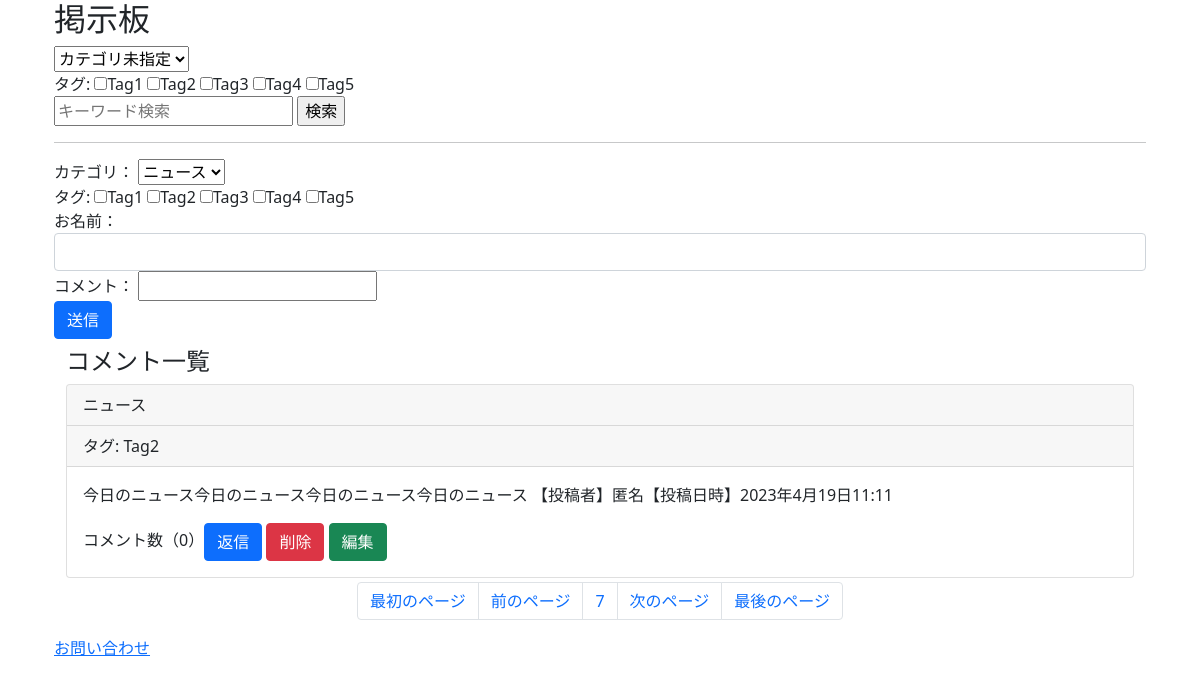
Screenshot of /?page=7 with the database file from the repository.
### bbs/models.py (models this page shows, shortened)
class Tag(models.Model):
    name = models.CharField(verbose_name='タグ名', max_length=20)

class Topic(models.Model):
    category = models.ForeignKey(Category, verbose_name='カテゴリ', on_delete=models.CASCADE, null=True, blank=True)
    tag = models.ManyToManyField(Tag, verbose_name='タグ', blank=True)
    comment = models.TextField(verbose_name='コメント')
    name = models.CharField(verbose_name="名前", max_length=20, default="匿名")
    created_at = models.DateTimeField(auto_now_add=True)
    def reply_amount(self):
        return Reply.objects.filter(target=self.id).count()

class Category(models.Model):
    name = models.CharField(verbose_name='カテゴリ名', max_length=20)
    def str_id(self):
        return str(self.id)
    def topic_amount(self):
        return Topic.objects.filter(category=self.id).count()
    class Meta:
        verbose_name_plural = 'Categories'

### bbs/views.py (the view, shortened to what this page needs)
class IndexView(View):
    def get(self, request, *args, **kwargs):
        query = Q()
        if 'search' in request.GET:
            words = request.GET['search'].replace(' ', '　').replace('、', '　').replace(',', '　').split('　')
            for word in words:
                if word == '':
                    continue
                query &= Q(comment__icontains=word)
        form = TopicCategoryForm(request.GET)
        if form.is_valid():
            cleaned = form.clean()  # fieldsで指定したフィールドを全て型変換{'category': Categoryのオブジェクト}
            if cleaned['category']:  # if文がないとカテゴリ未指定のデータだけ出てくる
                query &= Q(category=cleaned['category'])
        topics = Topic.objects.filter(query).order_by('-created_at')
        form = TopicTagForm(request.GET)
        if form.is_valid():
            cleaned = form.clean()
            selected_tags = cleaned['tag']
            for tag in selected_tags:
                new_topics = []
                for topic in topics:
                    if tag in topic.tag.all():
                        new_topics.append(topic)
                topics = new_topics
        paginator = Paginator(topics, 2)
        if 'page' in request.GET:
            topics = paginator.get_page(request.GET['page'])
        else:
            topics = paginator.get_page(1)
        categories = Category.objects.all()
        tags = Tag.objects.all()
        form = TopicForm
        context = {'topics': topics, 'categories': categories, 'tags': tags, 'form': form}
        return render(request, 'bbs/index.html', context)

### bbs/templatetags/param_change.py (called while the page is built)
@register.simple_tag()
def url_replace(request, key, value):
    copied = request.GET.copy()
    copied[key] = value
    return copied.urlencode()

### templates/bbs/index.html (shortened to what this page needs)
{% load param_change %}
<!DOCTYPE html>
<html lang="ja">
<head>
    <link href="https://cdn.jsdelivr.net/npm/bootstrap@5.0.2/dist/css/bootstrap.min.css" rel="stylesheet">
</head>
<body>
    <main class="container">
        <div class="container">
            <h2>掲示板</h2>
            <form method="get">
                <select name="category">
                    <option value="">カテゴリ未指定</option>
                </select>
                <div>
                    タグ:
                    {% for tag in tags %}
                    <label><input type="checkbox" name="tag" value="{{ tag.id }}">{{ tag.name }}</label>
                    {% endfor %}
                </div>
                <input type="text" name="search" placeholder="キーワード検索" value="{{ request.GET.search }}">
                <input type="submit" value="検索">
            </form>
            <hr>
            <form method="POST">
                <div class="form-group">
                    <label for="name">カテゴリ：</label>
                    <select name="category">
                        {% for category in categories %}
                        <option value="{{ category.id }}">{{ category.name }}</option>
                        {% endfor %}
                    </select>
                </div>
                <div>
                    タグ:
                    {% for tag in tags %}
                    <label><input type="checkbox" name="tag" value="{{ tag.id }}">{{ tag.name }}</label>
                    {% endfor %}
                </div>
                <div class="form-group">
                    <label for="name">お名前：</label>
                    <input type="text" class="form-control" name="name">
                </div>
                <div class="form-group">
                    <label for="comment">コメント：</label>
                    {{ form.comment }}
                </div>
                <button class="btn btn-primary" type="submit">送信</button>
            </form>
            <div class="container">
                <h4 class="my-2">コメント一覧</h4>
                {% for topic in topics %}
                <div class="card mb-1">
                    <div class="card-header">{{ topic.category.name }}</div>
                    <div class="card-header">タグ: {% for tag in topic.tag.all %}{{ tag.name }} {% endfor %}</div>
                    <div class="card-body">
                        <p class="card-text">{{ topic.comment|safe }}     【投稿者】{{ topic.name }}【投稿日時】{{ topic.created_at }}</p>
                        コメント数（{{ topic.reply_amount }}）<a class="btn btn-primary" href="{% url 'bbs:reply' topic.id %}">返信</a>
                        <form action="{% url 'bbs:topic_delete' topic.id %}" method="post" style="display:inline-block;" onsubmit="if(confirm('本当に削除しますか？')){ return true } else { return false };">
                            <input class="btn btn-danger" type="submit" value="削除">
                        </form>
                        <a class="btn btn-success" href="{% url 'bbs:topic_edit' topic.id %}">編集</a>
                    </div>
                </div>
                {% endfor %}
                <ul class="pagination justify-content-center">
                    {% if topics.has_previous %}
                    <li class="page-item"><a class="page-link" href="?{% url_replace request 'page' '1' %}">最初のページ</a></li>
                    <li class="page-item"><a class="page-link" href="?{% url_replace request 'page' topics.previous_page_number %}">前のページ</a></li>
                    {% else %}
                    <li class="page-item"><a class="page-link">最初のページ</a></li>
                    <li class="page-item"><a class="page-link">前のページ</a></li>
                    {% endif %}
                    <li class="page-item"><a class="page-link">{{ topics.number }}</a></li>
                    {% if topics.has_next %}
                    <li class="page-item"><a class="page-link" href="?{% url_replace request 'page' topics.next_page_number %}">次のページ</a></li>
                    <li class="page-item"><a class="page-link" href="?{% url_replace request 'page' topics.paginator.num_pages %}">最後のページ</a></li>
                    {% else %}
                    <li class="page-item"><a class="page-link">次のページ</a></li>
                    <li class="page-item"><a class="page-link">最後のページ</a></li>
                    {% endif %}
                </ul>
            </div>
            <a href="{% url 'bbs:contacts' %}">お問い合わせ</a>
        </div>
    </main>
</body>
</html>

### rows the page displays
Tag: name "Tag1"
Tag: name "Tag2"
Tag: name "Tag3"
Tag: name "Tag4"
Tag: name "Tag5"
Topic: category.name "ニュース", comment "今日のニュース今日のニュース今日のニュース今日のニュース", name "匿名", created_at "2023年4月19日11:11", reply_amount "0"

### other values shown
{{ topics.number }} "7"
form field category "ニュース"
